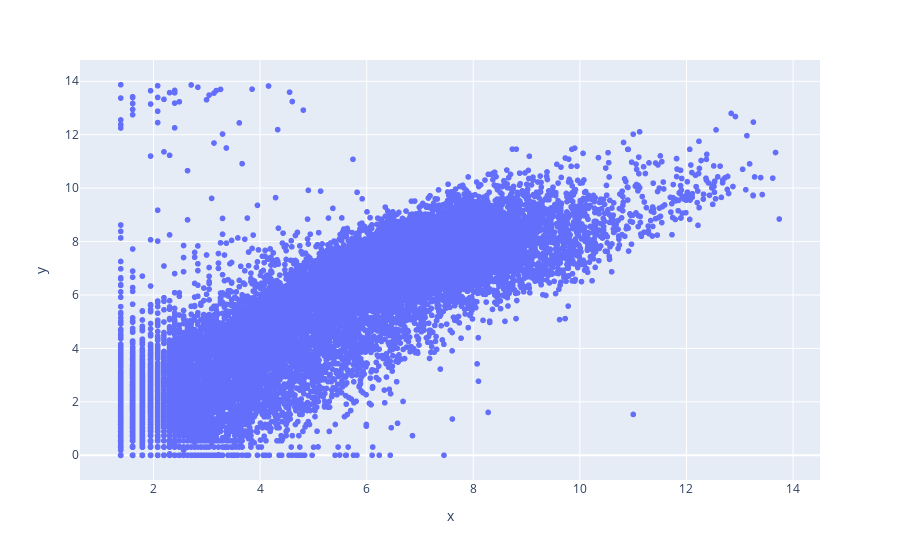

The code cell stored with this chart in its notebook:
### Code cell
x = np.log1p(adata.varm["pseudo"][:, 0])
# x = x / x.sum()
y = np.log1p(adata.varm["bulk"][:, 0])
# y = y / y.sum()
px.scatter(
    x=x,
    y=y,
)

### Figure 1 — Plotly figure (JSON) as saved in the notebook; plotly's stock layout.template omitted (floating-point values rounded to 4 significant figures; data arrays with more than 128 entries replaced by an {"elided": "..."} marker saying what was removed)
{"data": [{"hovertemplate": "x=%{x}<br>y=%{y}<extra></extra>", "legendgroup": "", "marker": {"color": "#636efa", "symbol": "circle"}, "mode": "markers", "name": "", "showlegend": false, "type": "scattergl", "x": {"elided": "18597 float values"}, "xaxis": "x", "y": {"elided": "18597 float values"}, "yaxis": "y"}], "layout": {"legend": {"tracegroupgap": 0}, "margin": {"t": 60}, "xaxis": {"anchor": "y", "domain": [0, 1], "title": {"text": "x"}}, "yaxis": {"anchor": "x", "domain": [0, 1], "title": {"text": "y"}}}}
